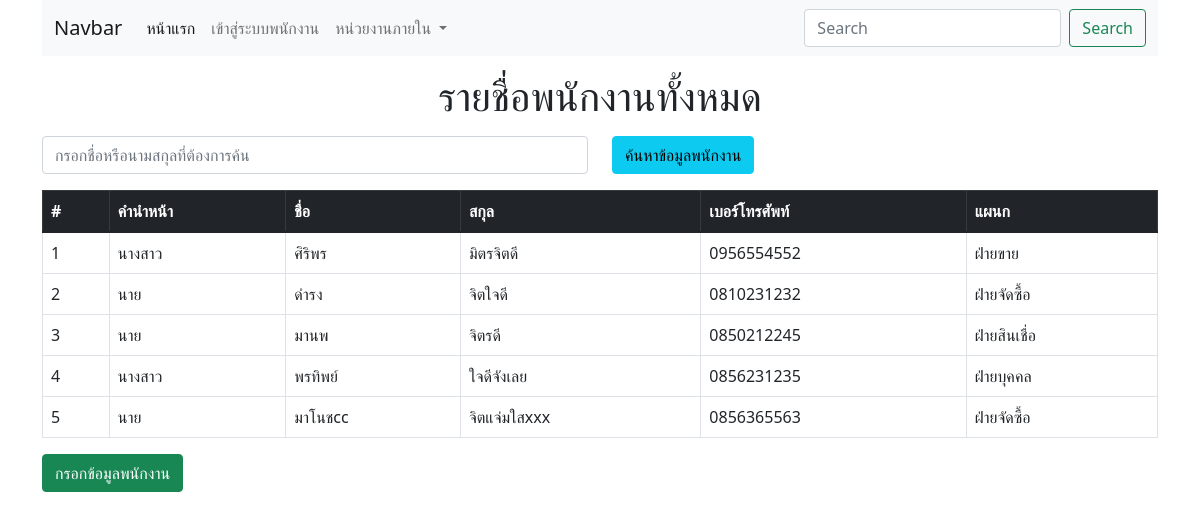
The page /department.php on the database its author committed.
### tables this page shows
CREATE TABLE `employee` (
  `emp_id` int(10) NOT NULL,
  `emp_title` varchar(20) NOT NULL,
  `emp_name` varchar(50) NOT NULL,
  `emp_surname` varchar(50) NOT NULL,
  `emp_birthday` date NOT NULL,
  `emp_adr` text NOT NULL,
  `emp_skill` text NOT NULL,
  `emp_tel` varchar(20) NOT NULL,
  `emp_user` varchar(20) NOT NULL,
  `emp_pass` varchar(32) NOT NULL,
  `emp_level` varchar(1) NOT NULL,
  `d_id` int(3) NOT NULL
);

CREATE TABLE `department` (
  `d_id` int(3) NOT NULL,
  `d_name` varchar(200) NOT NULL
);

### department.php (the view, shortened to what this page needs)
<?php
require('dbconnect.php');
$sql = "SELECT department.d_name,employee.emp_title,employee.emp_name,employee.emp_surname,employee.emp_id, employee.emp_tel FROM department INNER JOIN employee ON department.d_id = employee.d_id";
$result = mysqli_query($con, $sql);
$order = 1;
?>
<!doctype html>
<html lang="en">
<head>
  <link href="https://cdn.jsdelivr.net/npm/bootstrap@5.1.1/dist/css/bootstrap.min.css" rel="stylesheet">
</head>
<body>
  <div class="container">
    <?php
    require("nav.php");
    ?>
    <h1 class="text-center mt-3">รายชื่อพนักงานทั้งหมด</h1>
    <form action="searchdata1.php" class="form-group my-3" method="POST">
      <div class="row">
        <div class="col-6">
          <input type="text" placeholder="กรอกชื่อหรือนามสกุลที่ต้องการค้น" class="form-control" name="emp_data" required>
        </div>
        <div class="col-6">
          <input type="submit" value="ค้นหาข้อมูลพนักงาน" class="btn btn-info">
        </div>
      </div>
    </form>
    <table class="table table-bordered">
      <thead class="table-dark">
        <tr>
          <th>#</th>
          <th>คำนำหน้า</th>
          <th>ชื่อ</th>
          <th>สกุล</th>
          <th>เบอร์โทรศัพท์</th>
          <th>แผนก</th>
        </tr>
      </thead>
      <tbody>
        <?php while ($row = mysqli_fetch_assoc($result)) {
        ?>
          <tr>
            <td><?php echo $order++; ?></td>
            <td><?php echo $row["emp_title"]; ?></td>
            <td><?php echo $row["emp_name"]; ?></td>
            <td><?php echo $row["emp_surname"]; ?></td>
            <td><?php echo $row["emp_tel"]; ?></td>
            <td><?php echo $row["d_name"]; ?></td>
          </tr>
        <?php } ?>
      </tbody>
    </table>
    <a href="insertform.php" class="btn btn-success">กรอกข้อมูลพนักงาน</a>
  </div>
</body>
</html>

### nav.php (shortened to what this page needs)
<nav class="navbar navbar-expand-lg navbar-light bg-light">
  <div class="container-fluid">
    <a class="navbar-brand" href="#">Navbar</a>
    <div class="collapse navbar-collapse" id="navbarSupportedContent">
      <ul class="navbar-nav me-auto mb-2 mb-lg-0">
        <li class="nav-item">
          <a class="nav-link active" aria-current="page" href="index.php">หน้าแรก</a>
        </li>
        <li class="nav-item">
          <a class="nav-link" href="login.php">เข้าสู่ระบบพนักงาน</a>
        </li>
        <li class="nav-item dropdown">
          <a class="nav-link dropdown-toggle" href="#" id="navbarDropdown" role="button" data-bs-toggle="dropdown" aria-expanded="false">
            หน่วยงานภายใน
          </a>
        </li>
      </ul>
      <form class="d-flex">
        <input class="form-control me-2" type="search" placeholder="Search" aria-label="Search">
        <button class="btn btn-outline-success" type="submit">Search</button>
      </form>
    </div>
  </div>
</nav>

### rows shown on the page
employee: emp_title "นางสาว", emp_name "ศิริพร", emp_surname "มิตรจิตดี", emp_tel "0956554552", d.d_name "ฝ่ายขาย"
employee: emp_title "นาย", emp_name "ดำรง", emp_surname "จิตใจดี", emp_tel "0810231232", d.d_name "ฝ่ายจัดซื้อ"
employee: emp_title "นาย", emp_name "มานพ", emp_surname "จิตรดี", emp_tel "0850212245", d.d_name "ฝ่ายสินเชื่อ"
employee: emp_title "นางสาว", emp_name "พรทิพย์", emp_surname "ใจดีจังเลย", emp_tel "0856231235", d.d_name "ฝ่ายบุคคล"
employee: emp_title "นาย", emp_name "มาโนชcc", emp_surname "จิตแจ่มใสxxx", emp_tel "0856365563", d.d_name "ฝ่ายจัดซื้อ"
